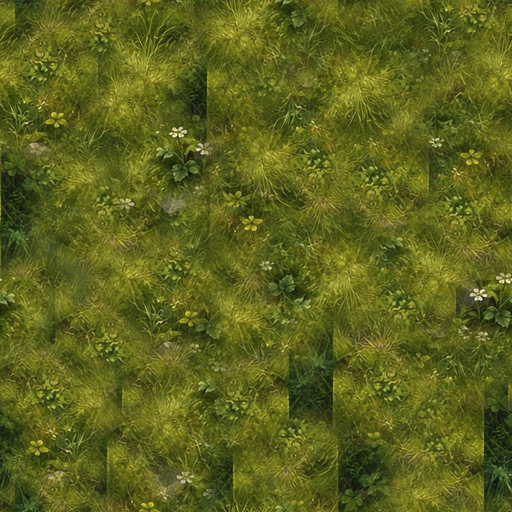
#> input picture godot/grass_detail.png, 512 x 512 px
$ python make_seamless_grass.py
#> lines starting #> are read from the running program, lines starting #| are printed output that depends on the picture
"""Build a periodic, blended meadow atlas from existing licensed project grass art.
No harsh atlas grid edges: randomized source patches, overlaps and wrapped
feathering make both axes continuous, including the 0/1 UV boundary.
"""
from PIL import Image, ImageDraw, ImageStat, ImageEnhance, ImageFilter
from pathlib import Path
import random, math
root=Path(__file__).resolve().parent.parent
source=Image.open(root/"godot"/"grass_detail.png").convert("RGB")
#> source is the input picture: PIL image 512x512 RGB; mean R, G, B 92.9, 98.8, 28.5
rng=random.Random(81273)
N=1024
pitch=128
patch_width=220
feather=56
output=Image.new("RGBA",(N,N),(100,112,43,255))
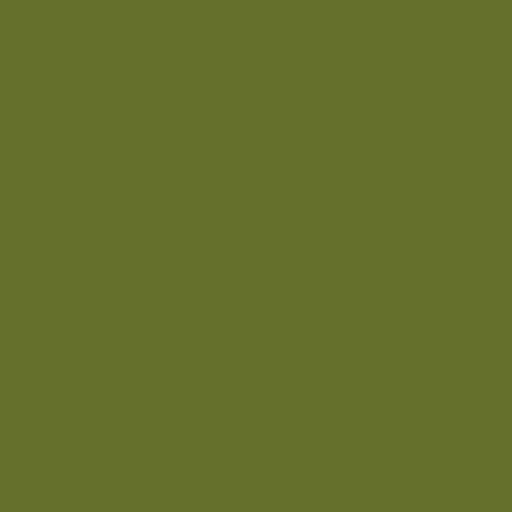
#> output: PIL image 1024x1024 RGBA (shown at 1/2 size); mean R, G, B, A 100, 112, 43, 255
# A small randomized mosaic of the source prevents any recognizable tile stamp.
# Prefer bright grass with low amounts of the original hard-edged black blocks.
patches=[]
for y in range(0,source.height-192,12):
    for x in range(0,source.width-192,12):
        crop=source.crop((x,y,x+192,y+192))
        thumb=crop.resize((24,24)).convert("L")
        dark=sum(c<45 for c in thumb.getdata())/576
        if dark<.004:
            patches.append((dark,x,y))
#> after the loop, patches = 417 items, first 6: (0, 204, 0), (0, 216, 0), (0, 228, 0), (0, 240, 0), (0, 252, 0), (0, 264, 0)
assert len(patches)>8
mask=Image.new("L",(patch_width,patch_width),0)
#> mask: PIL image 220x220 L; every value is 0
mp=mask.load()
for y in range(patch_width):
    for x in range(patch_width):
        edge=min(x,y,patch_width-1-x,patch_width-1-y)
        t=max(0,min(1,edge/feather))
        mp[x,y]=round(255*(t*t*(3-2*t)))
atlas_patches={}
for gy in range(-1,9):
    for gx in range(-1,9):
        key=(gx%8,gy%8)
        if key not in atlas_patches:
            dark,sx,sy=rng.choice(patches)
            patch=source.crop((sx,sy,sx+192,sy+192)).resize((patch_width,patch_width),Image.Resampling.LANCZOS)
            if rng.random()<.5: patch=patch.transpose(Image.Transpose.FLIP_LEFT_RIGHT)
            if rng.random()<.5: patch=patch.transpose(Image.Transpose.FLIP_TOP_BOTTOM)
            patch=patch.convert("RGBA")
            patch.putalpha(mask)
            atlas_patches[key]=patch
        patch=atlas_patches[key]
        px=gx*pitch-patch_width//2+pitch//2
        py=gy*pitch-patch_width//2+pitch//2
        for ox in (-N,0,N):
            for oy in (-N,0,N):
                if px+ox < N and py+oy < N and px+ox+patch_width > 0 and py+oy+patch_width > 0:
                    output.alpha_composite(patch,(px+ox,py+oy))
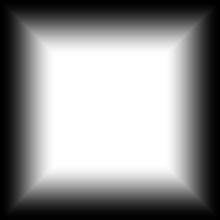
#> mask: PIL image 220x220 L; min 0, max 255, mean 143.3
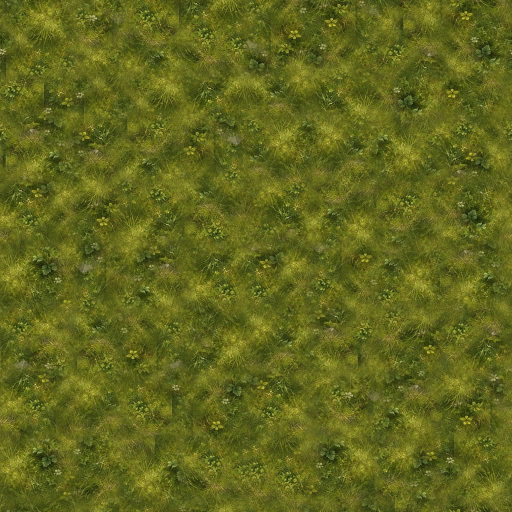
#> output: PIL image 1024x1024 RGBA (shown at 1/2 size); mean R, G, B, A 97.1, 102.5, 29.1, 255
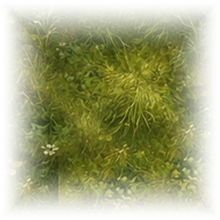
#> patch: PIL image 220x220 RGBA; mean R, G, B, A 93.6, 99.8, 27.8, 143.3; transparent parts drawn white
#> after the loop, atlas_patches = 64 items
# Remove slight blocky lightness transitions while preserving individual grass
# blades and flowers. Crossfade a low-opacity blurred copy only in chroma.
result=output.convert("RGB")
result=ImageEnhance.Contrast(result).enhance(.92)
# Force exact pixel equality and a smoothly converging neighborhood on both
# wrapped axes. Prevents dark vertical/horizontal lines at every UV repeat.
pix=result.load()
for y in range(N):
    for x in range(64):
        a=pix[x,y]; b=pix[N-1-x,y]
        influence=(1-x/64)**2
        midpoint=tuple(round((a[k]+b[k])*.5) for k in range(3))
        pix[x,y]=tuple(round(a[k]*(1-influence)+midpoint[k]*influence) for k in range(3))
        pix[N-1-x,y]=tuple(round(b[k]*(1-influence)+midpoint[k]*influence) for k in range(3))
for x in range(N):
    for y in range(64):
        a=pix[x,y]; b=pix[x,N-1-y]
        influence=(1-y/64)**2
        midpoint=tuple(round((a[k]+b[k])*.5) for k in range(3))
        pix[x,y]=tuple(round(a[k]*(1-influence)+midpoint[k]*influence) for k in range(3))
        pix[x,N-1-y]=tuple(round(b[k]*(1-influence)+midpoint[k]*influence) for k in range(3))
result.save(root/"godot"/"grass_seamless.png",optimize=True)
# Measure adjacent tiling boundary error versus the original.
def edge_error(im):
    p=im.load();w,h=im.size
#> after `w, h = im.size`: w = 512; h = 512
    e1=sum(abs(p[0,y][c]-p[w-1,y][c]) for y in range(h) for c in range(3))/(h*3)
#> e1 = 10.26
    e2=sum(abs(p[x,0][c]-p[x,h-1][c]) for x in range(w) for c in range(3))/(w*3)
#> e2 = 10.96
    return round(e1,2),round(e2,2)
print("GRASS_ATLAS",result.size,"candidate_patches",len(patches),"edge_error_old",edge_error(source),"edge_error_new",edge_error(result))
#| GRASS_ATLAS (1024, 1024) candidate_patches 417 edge_error_old (10.26, 10.96) edge_error_new (0.0, 0.0)

$ run again, with godot/menu_camp.webp saved as godot/grass_detail.png
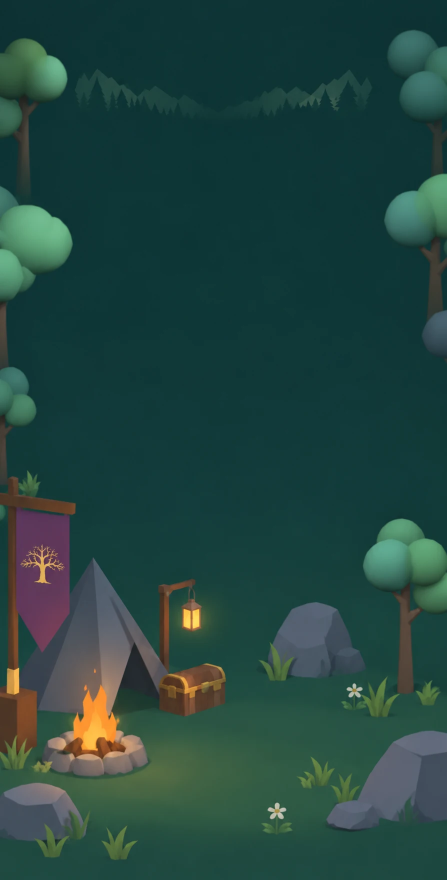
#> input picture godot/menu_camp.webp, 894 x 1759 px (shown at 1/2 size)
#> source is the input picture: PIL image 894x1759 RGB; mean R, G, B 35.6, 69.3, 63.6
#> after the loop `for y in range(0,source.height-192,12):`: patches = 3018 items, first 6: (0.00347, 168, 792), (0.00347, 192, 792), (0.00347, 216, 792), (0.00347, 444, 792), (0.00347, 468, 792), (0.00347, 480, 792)
#> after the loop `for gy in range(-1,9):`:
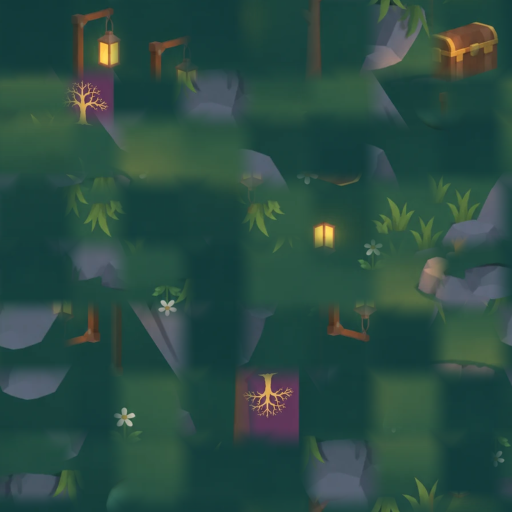
#> output: PIL image 1024x1024 RGBA (shown at 1/2 size); mean R, G, B, A 42.3, 76.2, 67.1, 255
#> after the loop `for gy in range(-1,9):`:
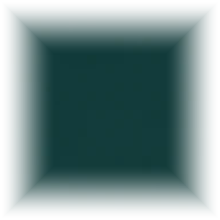
#> patch: PIL image 220x220 RGBA; mean R, G, B, A 18.1, 59.1, 58.5, 143.3; transparent parts drawn white
#> after the loop `for gy in range(-1,9):`: atlas_patches = 64 items
#> e1 = 23.49
#> e2 = 16.76
#| GRASS_ATLAS (1024, 1024) candidate_patches 3018 edge_error_old (23.49, 16.76) edge_error_new (0.0, 0.0)
